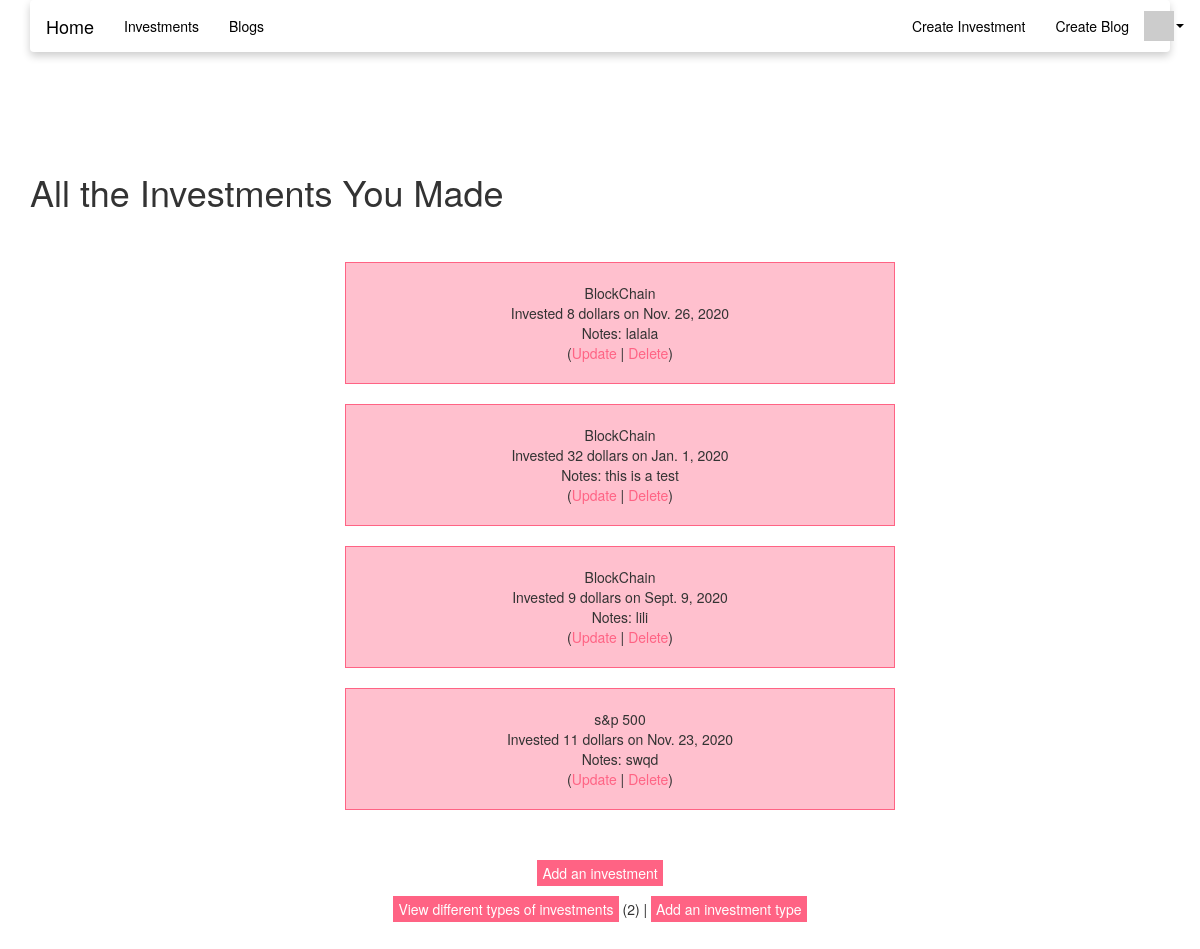
The page /invests/main/ (signed in) on the database its author committed.
### invests/models.py (models this page shows, shortened)
class Invest(models.Model):
    nickname = models.CharField(
            max_length=200,
            validators=[MinLengthValidator(2, "Invest nickname must be greater than 1 character")]
    )
    invest = models.PositiveIntegerField()
    comments = models.CharField(max_length=300)
    date = models.DateField("Invest Date (mm/dd/yyy)",auto_now_add=False, auto_now=False, blank=True, null=True)
    type = models.ForeignKey('Type', on_delete=models.CASCADE, null=False,to_field='id', db_column="type-id")

class Type(models.Model):
    name = models.CharField(
            max_length=200,
            help_text='Enter a type (e.g. BlockChain)',
            validators=[MinLengthValidator(2, "Make must be greater than 1 character")]
    )
    def __str__(self):
        return self.name

### invests/views.py (the view)
# urls.py: path('main/', views.InvestView.as_view(), name='invest_list'),
class InvestView(LoginRequiredMixin, View):
    def get(self, request):
        mc = Type.objects.all().count()
        al = Invest.objects.all()
        ctx = {'type_count': mc, 'invest_list': al}
        return render(request, 'invests/invest_list.html', ctx)

### home/context_processors.py (called while the page is built)
def settings(request):
    return {
        'settings': django_settings,
    }

### home/templatetags/app_tags.py (called while the page is built)
@register.filter(name='gravatar')
def gravatar(user, size=35):
    email = str(user.email.strip().lower()).encode('utf-8')
    email_hash = md5(email).hexdigest()
    url = "//www.gravatar.com/avatar/{0}?s={1}&d=identicon&r=PG"
    return url.format(email_hash, size)

### invests/templates/invests/invest_list.html (shortened to what this page needs)
<!DOCTYPE html>
<html lang="en">
<head>
</head>
<body>
{% extends "base_menu.html" %}
{% block content %}
<div class='class1'>
  <h1 >All the Investments You Made</h1>
  {% if invest_list %}
  <ul style='padding-top:3rem;list-style-type: none;text-align: center;'>
    {% for invest in invest_list %}
    <div style='text-align: center;display: inline-block;border: 1px solid rgba(255, 99, 132, 1);background-color:rgba(255, 99, 132, 0.4);margin:10px;padding:20px;width:50%;height:100%;'>
      <li>
          {{ invest.type }}
           <br/>
          Invested {{ invest.invest }} dollars on {{ invest.date }}
           <br/>
          Notes: {{ invest.comments }}
           <br/>
          (<a href="{% url 'invests:invest_update' invest.id %}" class='btn1'>Update</a> |
          <a href="{% url 'invests:invest_delete' invest.id %}" class='btn1'>Delete</a>)
           <br/>
           </div>
    {% endfor %}
  </ul>
  {% else %}
  <div style='text-align: center;'>
      </br>
    <p>There are no investments in the library.</p>
  </div>
  {% endif %}
  <div style='padding:3rem;text-align: center;'>
  <p>
    {% if type_count > 0 %}
      <a href="{% url 'invests:invest_create' %}" class='btn2'>Add an investment</a>
    {% else %}
      Please add an investment type before you add an investment.
    {% endif %}
  </p>
  <p>
  <a href="{% url 'invests:type_list' %}" class='btn2'>View different types of investments</a> ({{ type_count }}) |
    <a href="{% url 'invests:type_create' %}"  class='btn2'>Add an investment type</a>
  </p>
  </div>
</div>
{% endblock %}

### home/templates/base_menu.html (shortened to what this page needs)
{% extends "base_bootstrap.html" %}
{% block navbar %}
{% load app_tags %}
<nav class="navbar navbar-expand-lg navbar-dark primary-color" style='width;100%;margin:0 0 0;padding=3rem;box-shadow: 0 4px 8px 0 rgba(0, 0, 0, 0.2)'>
        <a class="navbar-brand" href="/" style='color:black;'>{{ settings.APP_NAME }}</a>
    <ul class="nav navbar-nav">
      {% url 'invests' as invests %}
      {% url 'blogs' as blogs %}
        <li {% if request.get_full_path == invests %}class="active"{% endif %}>
          <a href="{% url 'invests:all' %}" style='color:black;'>Investments</a></li>
        <li {% if request.get_full_path == blogs %} {% endif %}>
          <a href="{% url 'blogs:all' %}" style='color:black;'>Blogs</a></li>
    </ul>
    <ul class="nav navbar-nav navbar-right">
        {% if user.is_authenticated %}
        <li>
        <a href="{% url 'invests:invest_create' %}" style='color:black;'>Create Investment</a>
        </li>
        <li>
        <a href="{% url 'blogs:blog_create' %}" style='color:black;'>Create Blog</a>
        </li>
        <li class="dropdown">
            <a href="#" data-toggle="dropdown" class="dropdown-toggle" style='color:black;padding:10px 0px;'>
                <img style="width: 30px;" src="{{ user|gravatar:60 }}"/><b class="caret"></b>
            </a>
        </li>
        {% else %}
        <li>
        <a href="{% url 'login' %}?next={% url 'invests:all' %}" style='color:black;'>Login</a>
        </li>
        {% endif %}
    </ul>
</nav>
{% endblock %}

### home/templates/base_bootstrap.html (shortened to what this page needs)
<!DOCTYPE html>
<html>
<head>
<link rel="stylesheet"
    href="https://maxcdn.bootstrapcdn.com/bootstrap/3.4.0/css/bootstrap.min.css"
>
<link rel="stylesheet"
    href="https://maxcdn.bootstrapcdn.com/bootstrap/3.4.0/css/bootstrap-theme.min.css"
>
<link rel="stylesheet"
    href="https://code.jquery.com/ui/1.12.1/themes/ui-lightness/jquery-ui.css"
>
<link href='https://raw.githubusercontent.com/cali-li/Investment/main/jquery-ui.structure.min.css' rel="stylesheet">
<link rel="stylesheet" href="https://use.fontawesome.com/releases/v5.8.1/css/all.css">
<link rel="stylesheet" href="https://use.fontawesome.com/releases/v5.8.1/css/v4-shims.css">
</head>
<body>
<div class="container">
{% block navbar %} {% endblock %}
{% block content %}
{% endblock %}
</div>
</body>
</html>

### invests/templates/invests/invest_list.html (style rules this page uses)
.class1 { padding-top: 10rem; }
.btn1:link, .btn1:visited { color: rgba(255, 99, 132, 1); text-align: center; text-decoration: none; display: inline-block; }
.btn2:link, .btn2:visited { background-color: rgba(255, 99, 132, 1); color: white; padding: 3px 5px; text-align: center; text-decoration: none; display: inline-block; }

### rows shown on the page
Invest: type "BlockChain", invest "8", date "Nov. 26, 2020", comments "lalala"
Invest: type "BlockChain", invest "32", date "Jan. 1, 2020", comments "this is a test"
Invest: type "BlockChain", invest "9", date "Sept. 9, 2020", comments "lili"
Invest: type "s&p 500", invest "11", date "Nov. 23, 2020", comments "swqd"

### other values the page prints
{{ settings.APP_NAME }} "Home"
{{ type_count }} "2"
